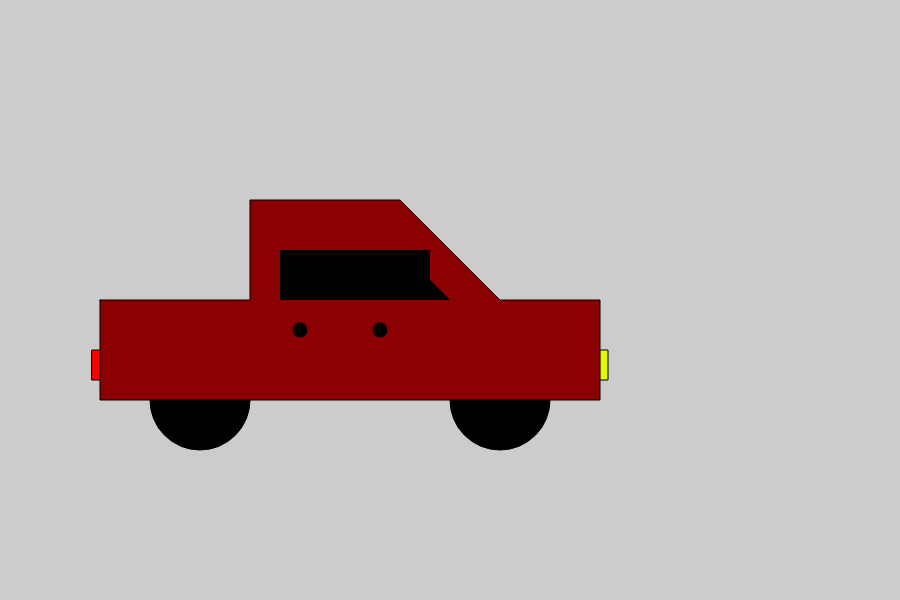
Frame 1 (no input)
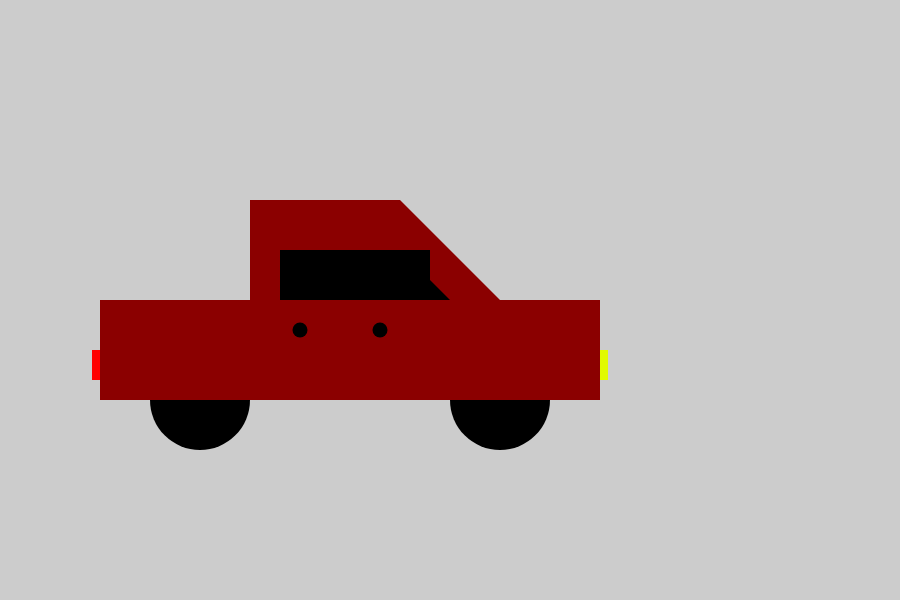
Frame 60 (no input)
Frame 120 (the mouse pressed at the canvas centre since frame 60): identical to frame 60, image omitted

The p5.js sketch that drew these frames (run headless with seeded random() and noise() and a simulated clock; from frame 60 on, the mouse is pressed at the canvas centre):

// p5.js sketch
// ── sketch.js
function setup() {
  createCanvas(900, 600);
}

function draw() {
  background(204);
  fill(255,0,0);
  //red light indicator
  rect(92,350,50,30);
  fill(225,250,0);
  //yellow light indicator
  rect(600,350,8,30);
  fill(0);
  //left tyre
  ellipse(200,400,100,100);
  //right tyre
  ellipse(500,400,100,100);
  fill(100,150,200);
  //car frame 
  fill(139,0,0);
  beginShape();
  vertex(100,300);
  vertex(250,300);
  vertex(250,200);
  vertex(400,200);
  vertex(500,300);
  vertex(600,300);
  vertex(600,400);
  vertex(100,400);
  vertex(100,300);
  endShape();
  fill(255);
  //no strokes 
  noStroke();
  //right window
  fill(0);
  beginShape();
  vertex(350,250);
  vertex(400,250);
  vertex(450,300);
  vertex(350,300);
  vertex(350,250);
  endShape();
  rect(280,250,150,50);
  fill(0);
  //left handle of the door
  ellipse(300,330,15,15);
  //right door handle
  ellipse(380,330,15,15);
  fill(225,250,0);
  
}
